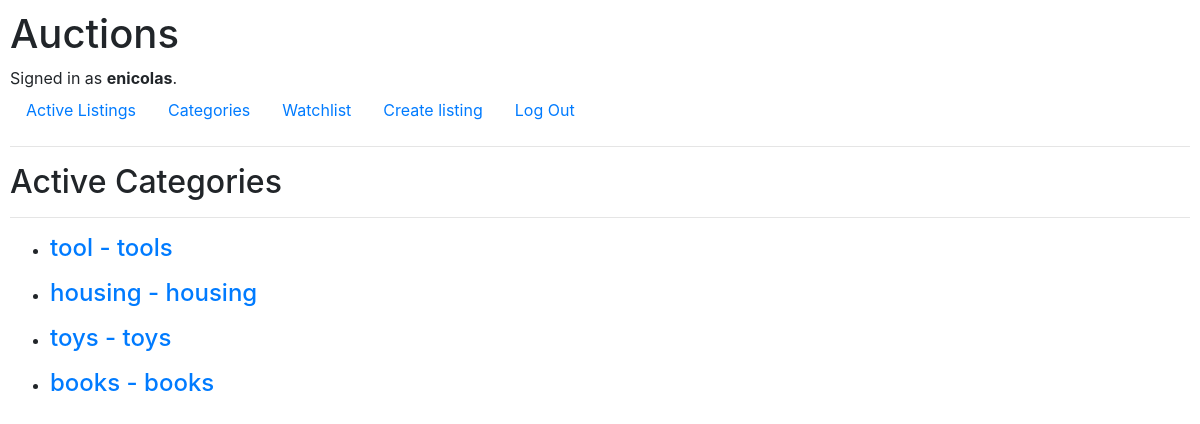
The page /categories (signed in) on the database as committed earlier.
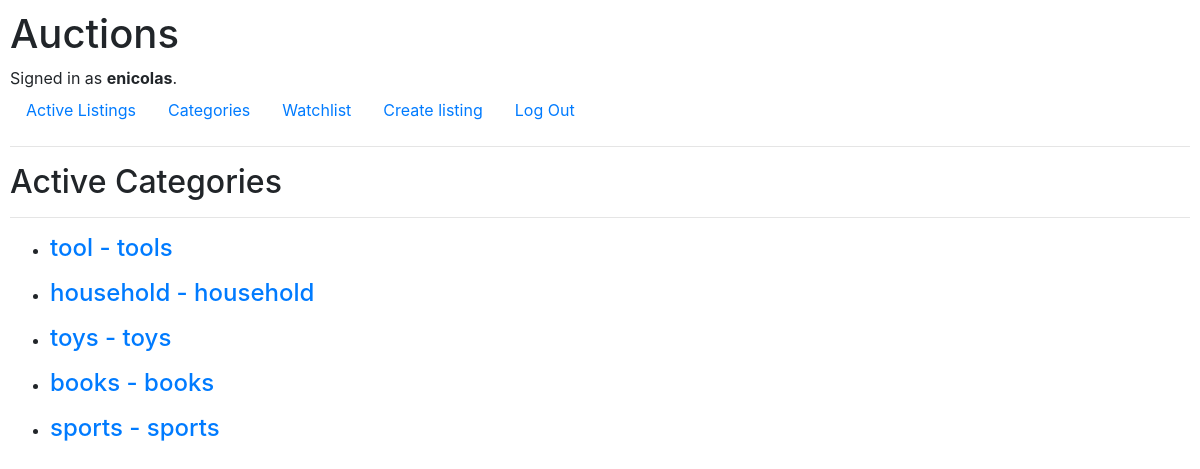
The same page on the database as committed later.
### auctions/models.py (models this page shows)
class Category(models.Model):
    cat_name = models.CharField(max_length=64)
    cat_desc = models.CharField(max_length=64)
    class Meta:
        verbose_name_plural = "categories"
    def __str__(self):
        return f"{self.cat_name}"

### auctions/views.py (the view)
# urls.py: path("categories", views.categories, name="categories"),
@login_required
def categories(request):
    categories = Category.objects.all()
    print(categories)
    return render(request, "auctions/categories.html", {
        'categories' : categories
        })

### auctions/templates/auctions/categories.html
{% extends "auctions/layout.html" %}
{% block body %}
    <h2>Active Categories</h2>
    <hr/>
    {% for category in categories %}
    <ul>
        <li>
            <a href='{% url "category" category.id %}'><h4>{{ category.cat_name }} - {{ category.cat_desc }}</h4></a>
        </li>
    </ul>
    {% endfor %}
{% endblock %}

Rows that differ between the two databases and show on the page:
changed Category: cat_name "housing" → "household"; cat_desc "housing" → "household"
added Category: cat_name "sports", cat_desc "sports"
